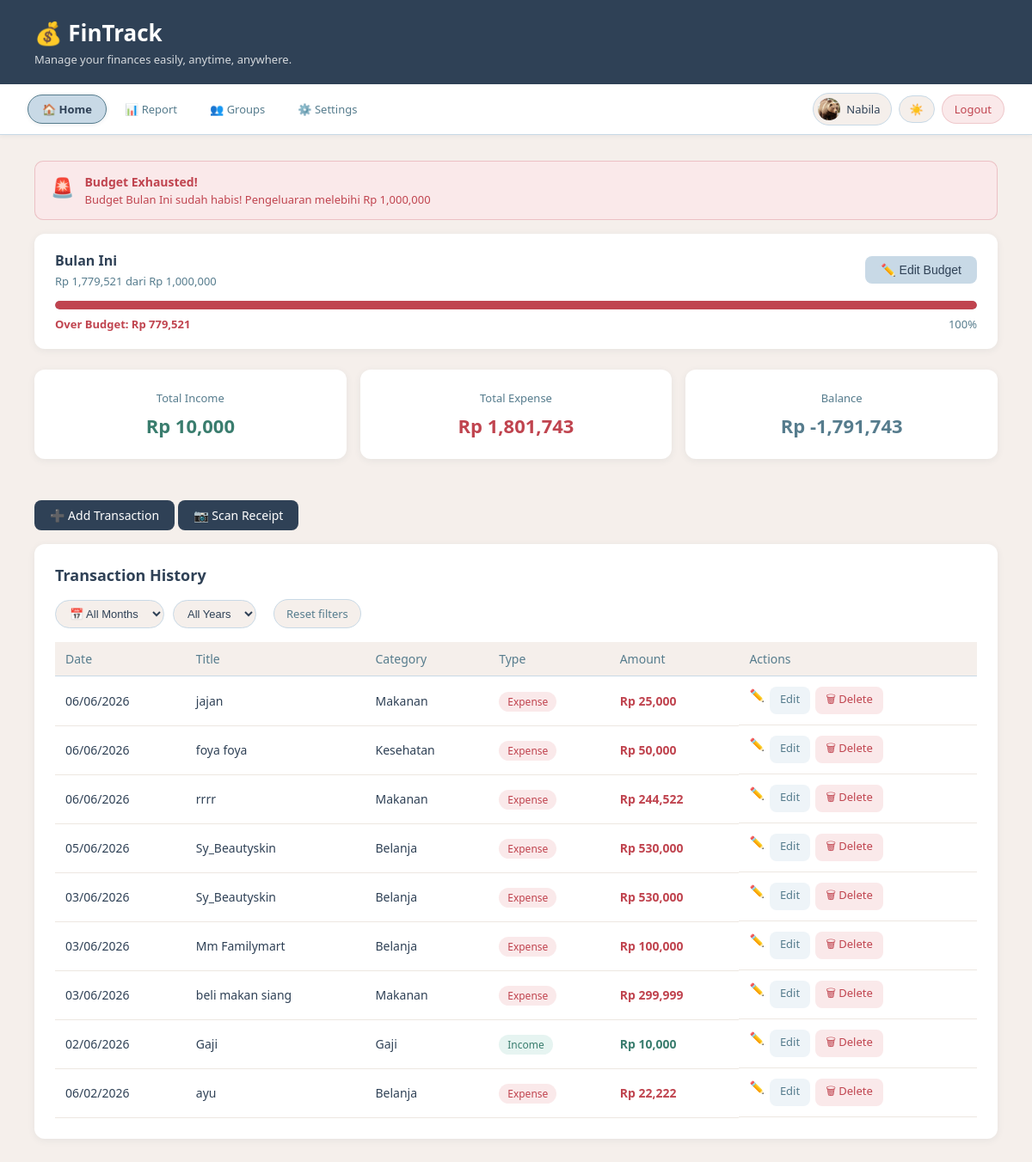
The app's page /index (signed in) with its own data.
### app.py (models this page shows)
class User(UserMixin, db.Model):
    id           = db.Column(db.Integer, primary_key=True)
    name         = db.Column(db.String(100), nullable=False)
    email        = db.Column(db.String(100), unique=True, nullable=False)
    password     = db.Column(db.String(200), nullable=False)
    photo        = db.Column(db.String(200), nullable=True)
    language     = db.Column(db.String(5),  default='id')
    theme        = db.Column(db.String(10), default='light')
    notif_popup  = db.Column(db.Boolean,    default=True)
    timezone     = db.Column(db.String(50), default='Asia/Jakarta')
    created_at   = db.Column(db.DateTime,   default=datetime.utcnow)
    transactions = db.relationship('Transaction', backref='user', lazy=True)

class Budget(db.Model):
    id         = db.Column(db.Integer, primary_key=True)
    user_id    = db.Column(db.Integer, db.ForeignKey('user.id'), nullable=False)
    amount     = db.Column(db.Float,      nullable=False)
    period     = db.Column(db.String(10), nullable=False)  # daily / weekly / monthly
    created_at = db.Column(db.DateTime,   default=datetime.utcnow)

class Transaction(db.Model):
    id       = db.Column(db.Integer, primary_key=True)
    title    = db.Column(db.String(100), nullable=False)
    amount   = db.Column(db.Float,       nullable=False)
    category = db.Column(db.String(50),  nullable=False)
    type     = db.Column(db.String(10),  nullable=False)
    date     = db.Column(db.DateTime,    default=datetime.utcnow)
    note     = db.Column(db.String(200), nullable=True)
    user_id  = db.Column(db.Integer, db.ForeignKey('user.id'), nullable=False)

### app.py (the view)
@app.route('/index')
@login_required
def index():
    transactions  = Transaction.query.filter_by(user_id=current_user.id)\
                               .order_by(Transaction.date.desc()).all()
    total_income  = sum(t.amount for t in transactions if t.type == 'income')
    total_expense = sum(t.amount for t in transactions if t.type == 'expense')
    balance       = total_income - total_expense
    budget_status = get_budget_status(current_user.id)
    budget        = Budget.query.filter_by(user_id=current_user.id).first()
    return render_template('index.html',
                           transactions=transactions,
                           total_income=total_income,
                           total_expense=total_expense,
                           balance=balance,
                           budget_status=budget_status,
                           budget=budget)

### app.py (called while the page is built)
@login_manager.user_loader
def load_user(user_id):
    return User.query.get(int(user_id))

@app.context_processor
def inject_translation():
    lang = current_user.language if current_user.is_authenticated else 'id'
    return dict(t=get_translation(lang))

### translations.py (called while the page is built)
def get_translation(lang='id'):
    return TRANSLATIONS.get(lang, TRANSLATIONS['id'])

### templates/index.html (shortened to what this page needs)
<!DOCTYPE html>
<html lang="id" id="html-root">
<head>
    <link rel="stylesheet" href="{{ url_for('static', filename='style.css') }}">
</head>
<body>
<header>
    <h1>💰 FinTrack</h1>
    <p>{{ t['desc_app'] }}</p>
</header>
<nav class="navbar">
    <a href="/index" class="nav-link active">🏠 {{ t['nav_home'] }}</a>
    <a href="/report" class="nav-link">📊 {{ t['nav_report'] }}</a>
    <a href="/groups" class="nav-link">👥 {{ t['nav_sharing'] }}</a>
    <a href="/settings" class="nav-link">⚙️ {{ t['nav_settings'] }}</a>
    <div class="nav-right">
        <div class="user-chip">
            <div class="user-avatar">
                {% if current_user.photo %}
                    <img src="{{ url_for('static', filename='uploads/' + current_user.photo) }}" alt="foto">
                {% else %}
                    👤
                {% endif %}
            </div>
            <span>{{ current_user.name }}</span>
        </div>
        <button class="theme-toggle" onclick="toggleTheme()">
            <span class="theme-icon">☀️</span>
        </button>
        <a href="/logout" class="btn-logout">{{ t['nav_logout'] }}</a>
    </div>
</nav>
<main>
{% if budget_status %}
    {% if budget_status.status == 'danger' %}
    <div class="budget-alert budget-danger">
        <span class="budget-icon">🚨</span>
        <div>
            <strong>{{ t['budget_empty'] }}</strong>
            <p>{{ budget_status.message }}</p>
        </div>
    </div>
    {% endif %}
{% endif %}
{% if budget_status %}
<div class="card budget-card">
    <div class="budget-header">
        <div>
            <h3>{{ t['budget'] }} {{ budget_status.period_label }}</h3>
            <p class="budget-sub">
                Rp {{ "{:,.0f}".format(budget_status.total_expense) }}
                dari Rp {{ "{:,.0f}".format(budget_status.amount) }}
            </p>
        </div>
        <button class="btn btn-secondary" onclick="toggleBudgetForm()">
            ✏️ {{ t['edit_budget'] }}
        </button>
    </div>
    <div class="progress-bar-bg">
        <div class="progress-bar-fill
            {% if budget_status.percentage >= 100 %}fill-danger
            {% elif budget_status.percentage >= 90 %}fill-warning
            {% else %}fill-safe{% endif %}"
            style="width: {{ budget_status.percentage }}%">
        </div>
    </div>
    <div class="budget-footer">
        <span class="{{ 'text-expense' if budget_status.remaining <= 0 else '' }}">
            {% if budget_status.remaining > 0 %}
                {{ t['remaining'] }}: Rp {{ "{:,.0f}".format(budget_status.remaining) }}
            {% else %}
                {{ t['over_budget'] }}: Rp {{ "{:,.0f}".format(budget_status.remaining * -1) }}
            {% endif %}
        </span>
        <span>{{ "{:.0f}".format(budget_status.percentage) }}%</span>
    </div>
</div>
{% endif %}
    <div class="summary-grid">
        <div class="card summary-card income">
            <p class="label">{{ t['total_income'] }}</p>
            <p class="amount">Rp {{ "{:,.0f}".format(total_income) }}</p>
        </div>
        <div class="card summary-card expense">
            <p class="label">{{ t['total_expense'] }}</p>
            <p class="amount">Rp {{ "{:,.0f}".format(total_expense) }}</p>
        </div>
        <div class="card summary-card balance">
            <p class="label">{{ t['balance'] }}</p>
            <p class="amount">Rp {{ "{:,.0f}".format(balance) }}</p>
        </div>
    </div>
    <div class="action-bar">
        <a href="/add" class="btn btn-primary"> ➕ {{ t['add_transaction'] }}</a>
        <a href="/scan" class="btn btn-primary">📷 {{ t['nav_scan'] }}</a>
    </div>
<div class="card">
    <h2>{{ t['transaction_history'] }}</h2>
    <div style="display:flex; gap:10px; margin-bottom:16px; flex-wrap:wrap; align-items:center;">
        <select id="filter-month" onchange="filterByMonth()"
                style="padding:7px 12px; border:1.5px solid #C8D9E6;
                       border-radius:99px; font-size:13px; background:#F5EFEB;
                       color:#2F4156; cursor:pointer;">
            <option value="">📅 {{ t['all_months'] }}</option>
        </select>
        <select id="filter-year" onchange="filterByMonth()"
                style="padding:7px 12px; border:1.5px solid #C8D9E6;
                       border-radius:99px; font-size:13px; background:#F5EFEB;
                       color:#2F4156; cursor:pointer;">
            <option value="">{{ t['all_years'] }}</option>
        </select>
        <button onclick="resetMonthFilter()"
                style="padding:7px 14px; border:1.5px solid #C8D9E6;
                       border-radius:99px; font-size:13px; background:#F5EFEB;
                       color:#567C8D; cursor:pointer; font-family:inherit;">
            {{ t['reset_filters'] }}
        </button>
    </div>
    {% if transactions %}
    <table id="trans-table">
        <thead>
            <tr>
                <th>{{ t['date'] }}</th>
                <th>{{ t['title'] }}</th>
                <th>{{ t['category'] }}</th>
                <th>{{ t['type'] }}</th>
                <th>{{ t['amount'] }}</th>
                <th>{{ t['actions'] }}</th>
            </tr>
        </thead>
        <tbody>
            {% for trx in transactions %}
            <tr data-date="{{ trx.date.strftime('%m-%Y') }}">
                <td>{{ trx.date.strftime('%d/%m/%Y') }}</td>
                <td>{{ trx.title }}</td>
                <td>{{ trx.category }}</td>
                <td>
                    <span class="badge {{ 'badge-income' if trx.type == 'income' else 'badge-expense' }}">
                        {{ t['income'] if trx.type == 'income' else t['expense'] }}
                    </span>
                </td>
                <td class="{{ 'text-income' if trx.type == 'income' else 'text-expense' }}">
                    Rp {{ "{:,.0f}".format(trx.amount) }}
                </td>
                <td style="display:flex; gap:6px;">✏️
                    <a href="/edit/{{ trx.id }}" class="btn btn-edit"> {{ t['edit'] }}</a>
                    <a href="/delete/{{ trx.id }}" class="btn btn-danger"
                       onclick="return confirm('Yakin mau hapus?')">🗑 {{ t['delete'] }}</a>
                </td>
            </tr>
            {% endfor %}
        </tbody>
    </table>
    {% else %}
        <p class="empty-msg">{{ t['no_transaction'] }}</p>
    {% endif %}
</div>
</main>
</body>
</html>

### records on screen
User: photo (picture), name "Nabila"
Budget: amount "1,000,000"
Transaction: date "06/06/2026", title "jajan", category "Makanan", type "Expense", amount "25,000", edit "Edit", delete "Delete"
Transaction: date "06/06/2026", title "foya foya", category "Kesehatan", type "Expense", amount "50,000", edit "Edit", delete "Delete"
Transaction: date "06/06/2026", title "rrrr", category "Makanan", type "Expense", amount "244,522", edit "Edit", delete "Delete"
Transaction: date "05/06/2026", title "Sy_Beautyskin", category "Belanja", type "Expense", amount "530,000", edit "Edit", delete "Delete"
Transaction: date "03/06/2026", title "Sy_Beautyskin", category "Belanja", type "Expense", amount "530,000", edit "Edit", delete "Delete"
Transaction: date "03/06/2026", title "Mm Familymart", category "Belanja", type "Expense", amount "100,000", edit "Edit", delete "Delete"
Transaction: date "03/06/2026", title "beli makan siang", category "Makanan", type "Expense", amount "299,999", edit "Edit", delete "Delete"
Transaction: date "02/06/2026", title "Gaji", category "Gaji", type "Income", amount "10,000", edit "Edit", delete "Delete"
Transaction: date "06/02/2026", title "ayu", category "Belanja", type "Expense", amount "22,222", edit "Edit", delete "Delete"

### other values on screen
{{ t['desc_app'] }} "Manage your finances easily, anytime, anywhere."
{{ t['nav_home'] }} "Home"
{{ t['nav_report'] }} "Report"
{{ t['nav_sharing'] }} "Groups"
{{ t['nav_settings'] }} "Settings"
{{ t['nav_logout'] }} "Logout"
{{ t['budget_empty'] }} "Budget Exhausted!"
{{ budget_status.message }} "Budget Bulan Ini sudah habis! Pengeluaran melebihi Rp 1,000,000"
{{ budget_status.period_label }} "Bulan Ini"
{{ "{:,.0f}".format(budget_status.total_expense) }} "1,779,521"
{{ t['edit_budget'] }} "Edit Budget"
{{ t['over_budget'] }} "Over Budget"
{{ "{:,.0f}".format(budget_status.remaining * -1) }} "779,521"
{{ "{:.0f}".format(budget_status.percentage) }} "100"
{{ t['total_income'] }} "Total Income"
